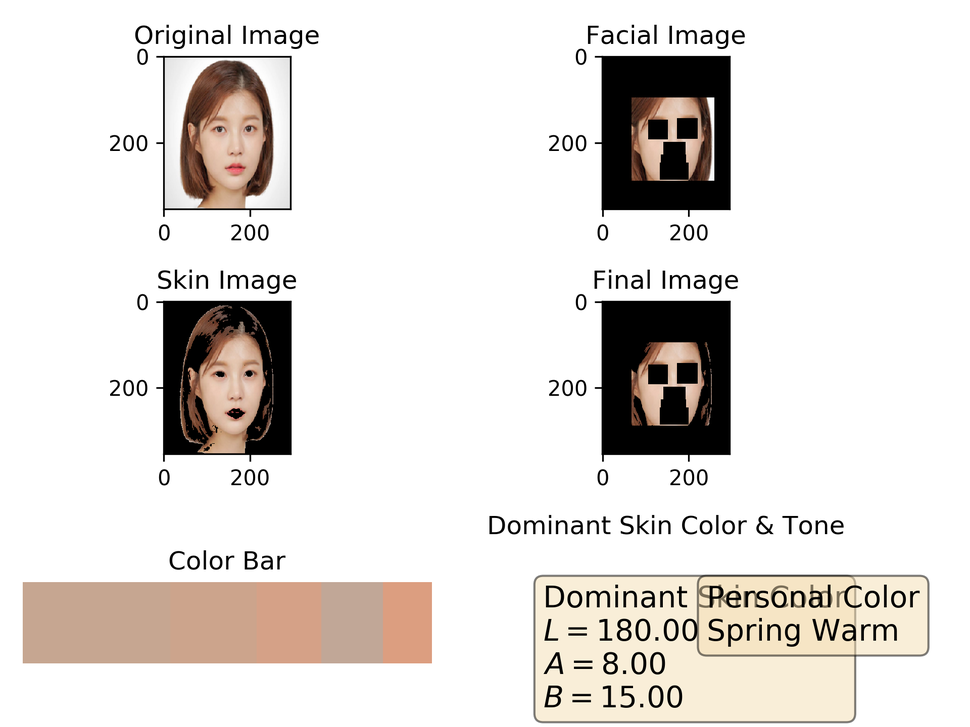
#> input picture media/ID1.png, 970 x 727 px, shrunk from 1920 x 1440 before the run
$ python -i lighting_removal.py   (imports and definitions only)
#> lines starting #> are read from the running program, lines starting #| are printed output that depends on the picture
#> further down, picture is the input picture: shape (727, 970, 3); mean B, G, R 219.4, 222.9, 227
import numpy as np
import cv2

def clahe(image):
    #LAB = cv2.cvtColor(image,cv2.COLOR_BGR2LAB)
    l, a, b = cv2.split(image)
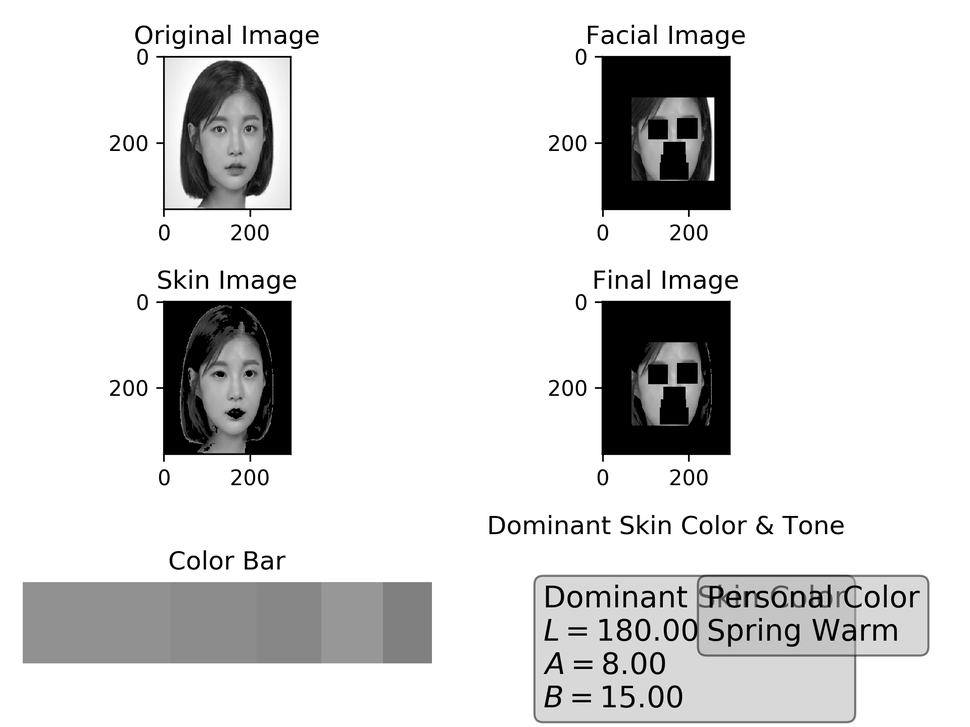
#> l: shape (727, 970); min 0, max 255, mean 219.4
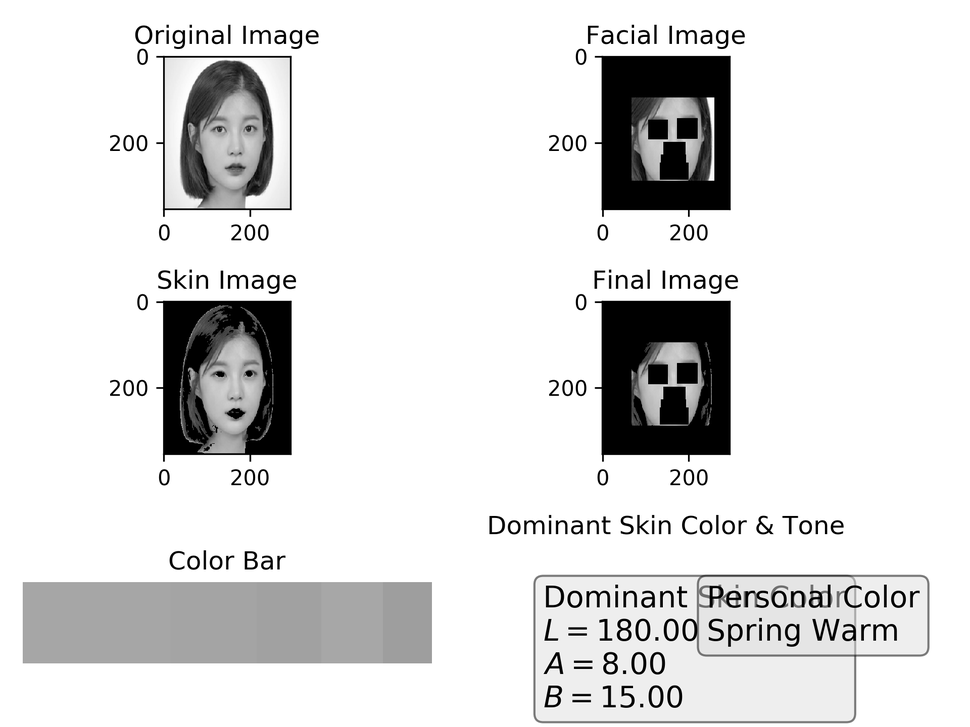
#> a: shape (727, 970); min 0, max 255, mean 222.9
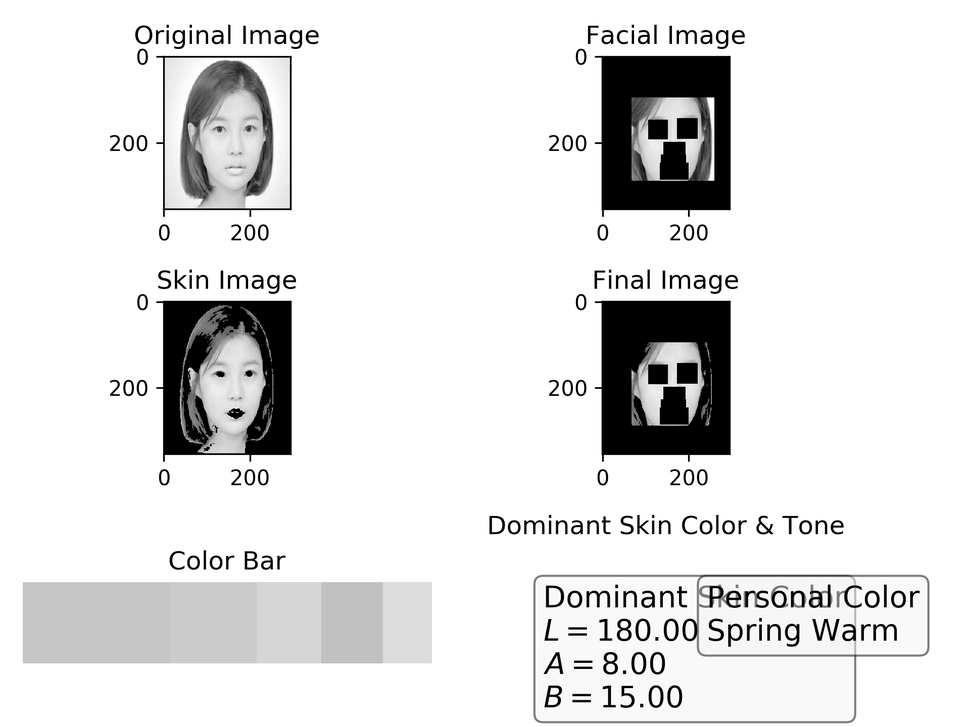
#> b: shape (727, 970); min 0, max 255, mean 227

    clahe = cv2.createCLAHE(clipLimit=2.0, tileGridSize=(8,8))
    l_clahe = clahe.apply(l)

    result_lab = cv2.merge((l_clahe,a,b))
    result = cv2.cvtColor(result_lab,cv2.COLOR_LAB2BGR)
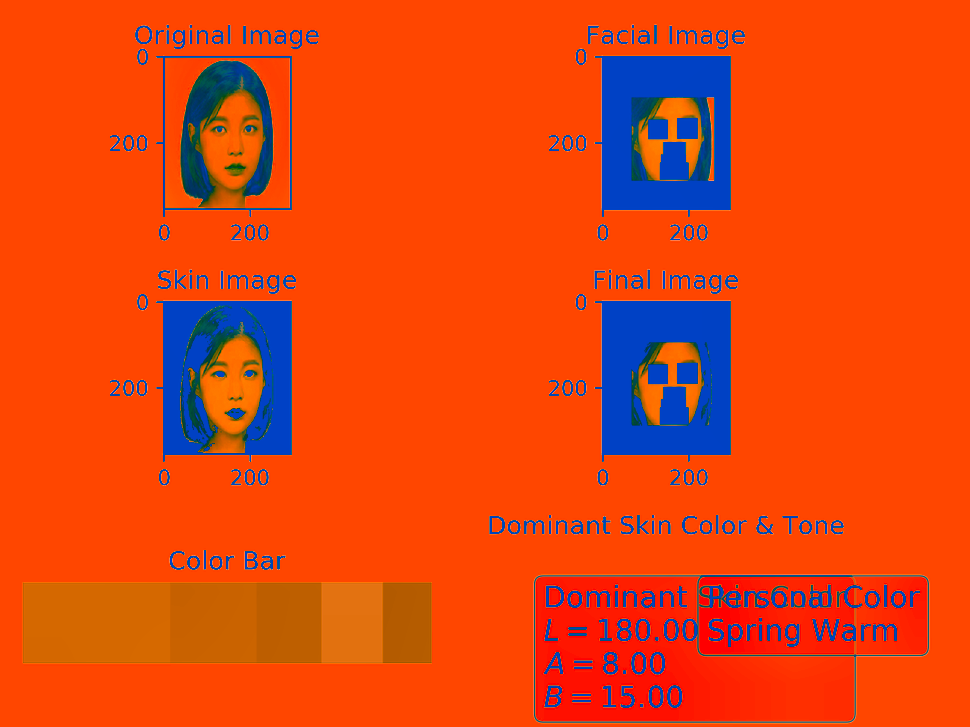
#> result: shape (727, 970, 3); mean B, G, R 18.2, 70, 225.7
    return result

# [67 lines left out: functions histogram, normalize_lighting, lighting_removal, normalize, not called in this run]

"""fname = 'img/test3.png'

img = cv2.imread(fname, cv2.IMREAD_COLOR)
img2 = histogram(cv2.cvtColor(img,cv2.COLOR_BGR2LAB))
cv2.imshow("original image", img)
cv2.imshow("after image", img2)
#cv2.imshow("norm image", img3)
cv2.waitKey(0)
cv2.destroyAllWindows()"""

>>> import cv2
>>> picture = cv2.imread('../../media/ID1.png')
>>> result = clahe(picture)

$ run again, on media/ID2.png
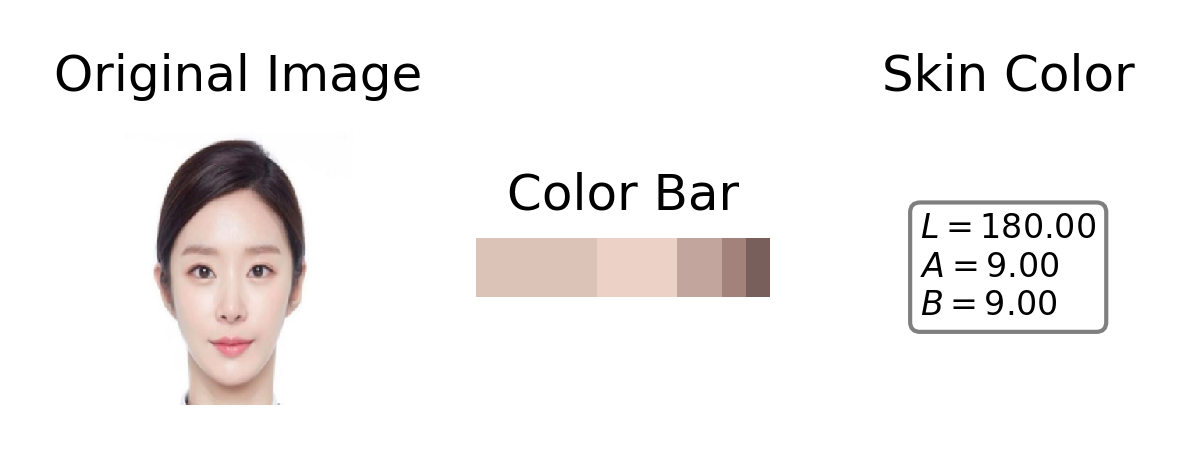
#> input picture media/ID2.png, 1200 x 450 px
#> picture is the input picture: shape (450, 1200, 3); mean B, G, R 239.9, 240.5, 242.8
#> in clahe, `l, a, b = cv2.split(image)`:
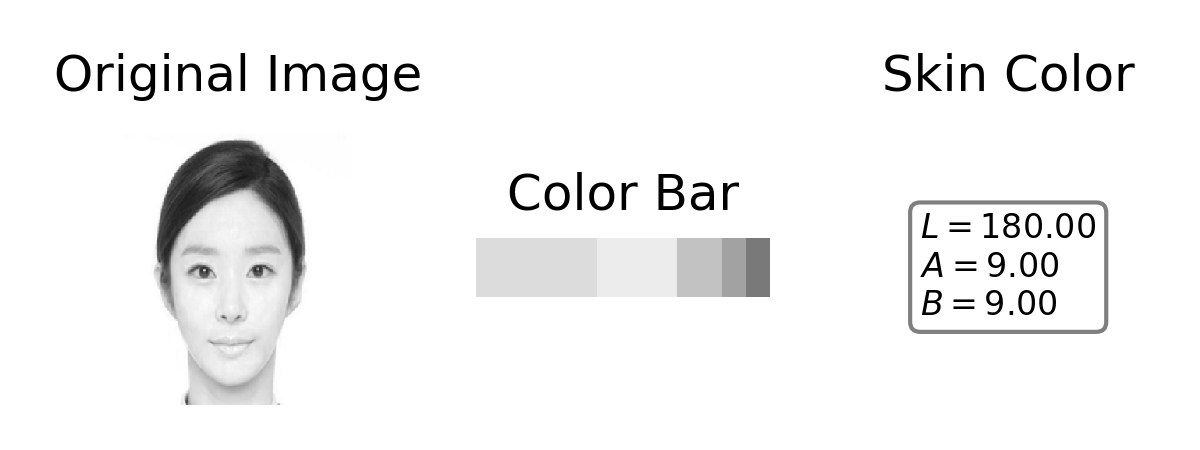
#> b: shape (450, 1200); min 0, max 255, mean 242.8
#> in clahe, `result = cv2.cvtColor(result_lab,cv2.COLOR_LAB2BGR)`:
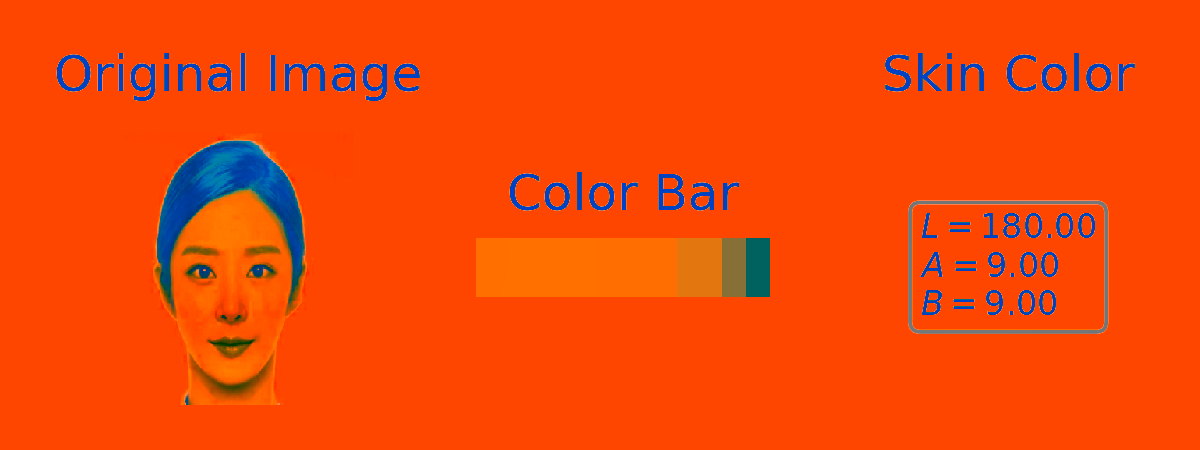
#> result: shape (450, 1200, 3); mean B, G, R 8, 73.1, 242.5

$ run again, on media/ID4.png
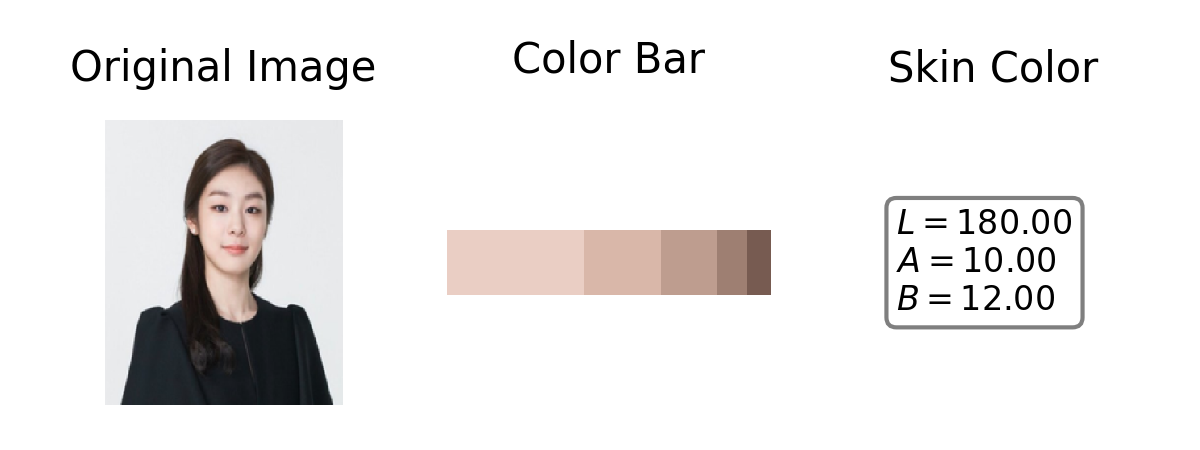
#> input picture media/ID4.png, 1200 x 450 px
#> picture is the input picture: shape (450, 1200, 3); mean B, G, R 234.4, 234.8, 236.4
#> in clahe, `l, a, b = cv2.split(image)`:
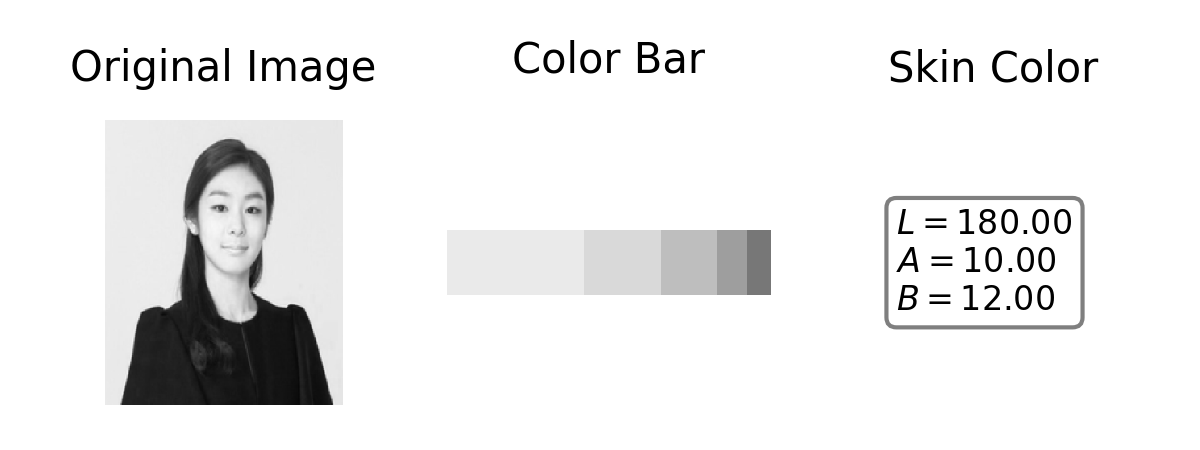
#> b: shape (450, 1200); min 0, max 255, mean 236.4
#> in clahe, `result = cv2.cvtColor(result_lab,cv2.COLOR_LAB2BGR)`:
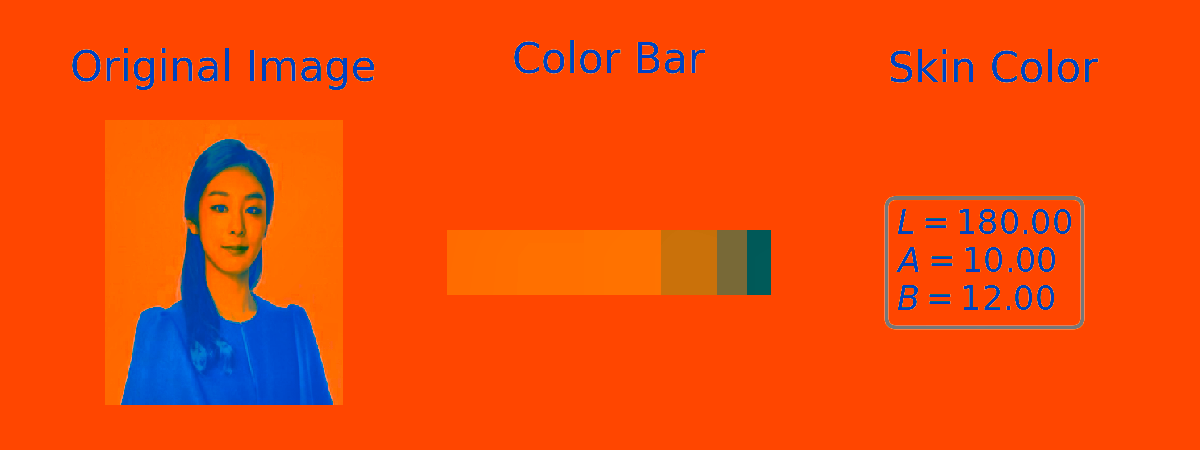
#> result: shape (450, 1200, 3); mean B, G, R 13.1, 75.5, 236.9
